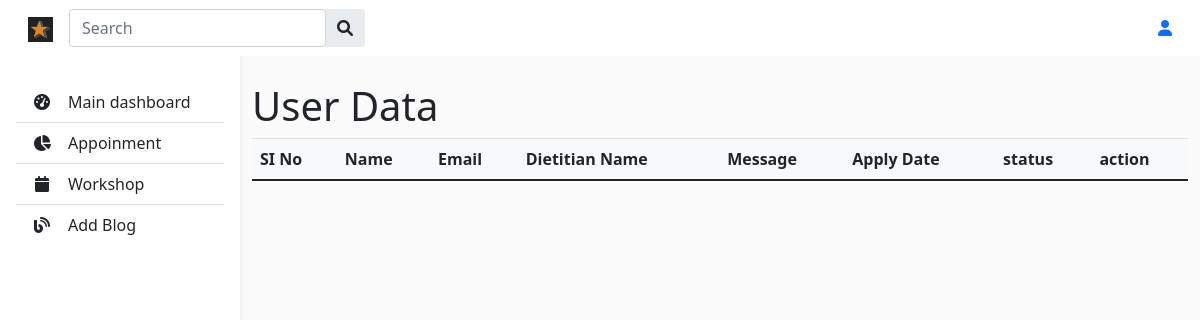
Page /Dietitians/view_appoinmrnt.php on the earlier database version.
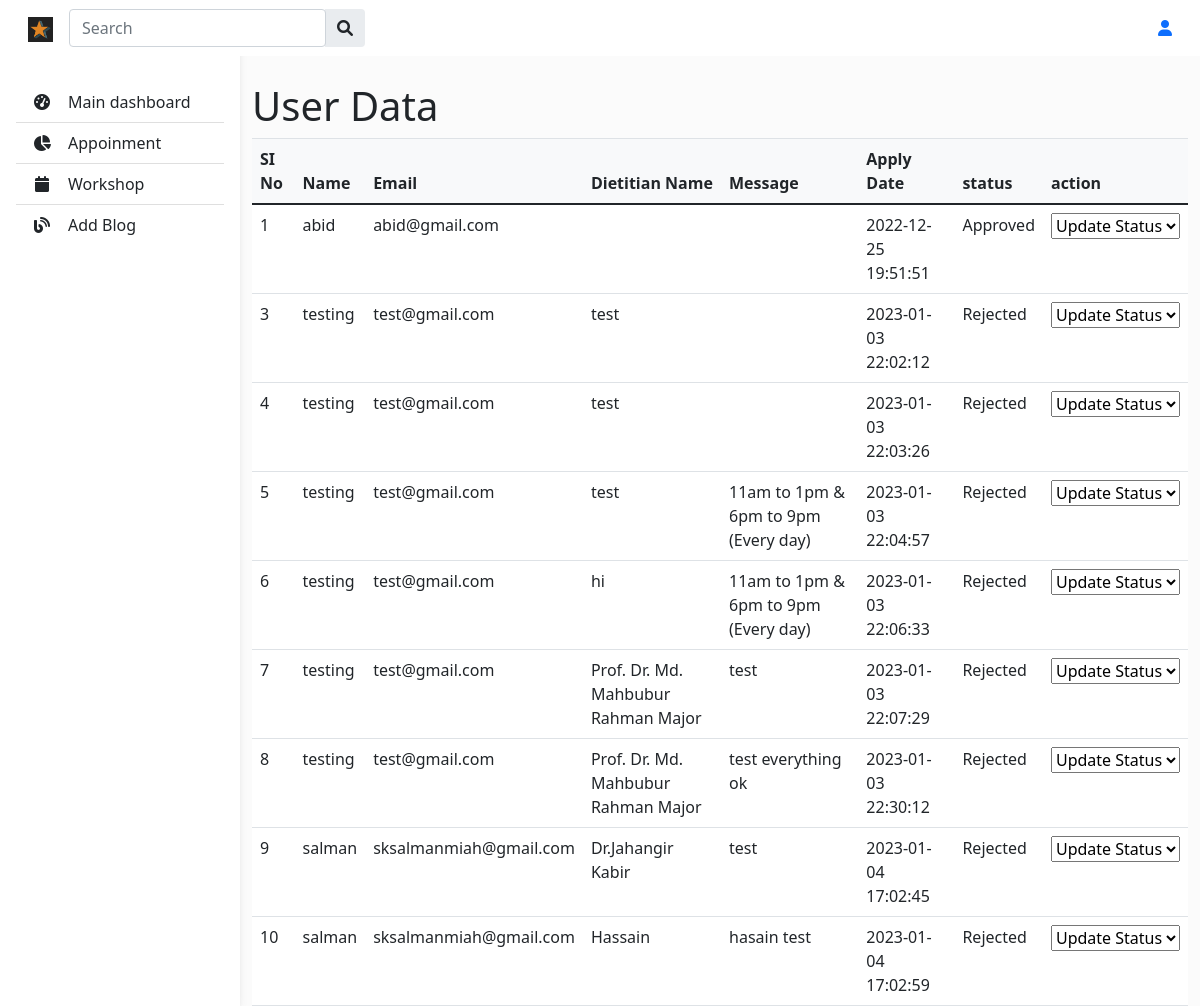
Same page on the later database version.
### tables this page shows
CREATE TABLE `appointment` (
  `id` int(10) NOT NULL,
  `username` varchar(30) NOT NULL,
  `number` varchar(15) NOT NULL,
  `email` varchar(30) NOT NULL,
  `DietitianName` varchar(250) NOT NULL,
  `drid` int(11) NOT NULL,
  `VisitingTime` varchar(250) NOT NULL,
  `Message` varchar(250) NOT NULL,
  `status` int(100) NOT NULL DEFAULT 0,
  `appointment_time` timestamp NOT NULL DEFAULT current_timestamp()
);

### Dietitians/view_appoinmrnt.php (the view, shortened to what this page needs)
<?php  include 'config.php';
 ?>
<?php include 'd_navber.php';
?>
    <main style="margin-top: 58px">
        <div class="container pt-4">
        <table class="table align-middle mb-0 bg-white">
            <h1>User Data</h1>
        <thead class="bg-light">
            <tr>
                <th>SI No</th>
                <th>Name</th>
                <th>Email</th>
                <th>Dietitian Name</th>
                <th>Message</th>
                <th>Apply Date</th>
                <th>status</th>
                <th>action</th>
            </tr>
        </thead>
        <tbody>
            <?php
            $drid=$_SESSION['user_id'];
            $sel= "SELECT * FROM appointment WHERE drid='$drid'";
            $query=$conn-> query($sel);
            while($row=$query->fetch_assoc()){
            ?>
            <tr>
                <td><?php echo $row['id']; ?></td>
                <td><?php echo $row['username']; ?></td>
                <td><?php echo $row['email']; ?></td>
                <td><?php echo $row['DietitianName']; ?></td>
                <td><?php echo $row['Message']; ?></td>
                <td><?php echo $row['appointment_time']; ?></td>
                <td><?php echo $row['status']==1?"Approved":($row['status']==2?"Pending":"Rejected") ?></td>
                <td>  <select onchange="status_update(this.options[this.selectedIndex].value,'<?php echo $row['id'] ?>')">
                                <option value="">Update Status</option>
                           </select>  </td>
            </tr>
            <?php
            }
            ?>
        </tbody>
    </table>
        </div>
    </main>
</body>
</html>

Differences in the rows shown:
now on this page (row edited): appointment: id "1", username "abid", email "abid@gmail.com", appointment_time "2022-12-25 19:51:51", status "Approved"
now on this page (row edited): appointment: id "3", username "testing", email "test@gmail.com", DietitianName "test", appointment_time "2023-01-03 22:02:12", status "Rejected"
now on this page (row edited): appointment: id "4", username "testing", email "test@gmail.com", DietitianName "test", appointment_time "2023-01-03 22:03:26", status "Rejected"
now on this page (row edited): appointment: id "5", username "testing", email "test@gmail.com", DietitianName "test", Message "11am to 1pm & 6pm to 9pm (Every day)", appointment_time "2023-01-03 22:04:57", status "Rejected"
now on this page (row edited): appointment: id "6", username "testing", email "test@gmail.com", DietitianName "hi", Message "11am to 1pm & 6pm to 9pm (Every day)", appointment_time "2023-01-03 22:06:33", status "Rejected"
now on this page (row edited): appointment: id "7", username "testing", email "test@gmail.com", DietitianName "Prof. Dr. Md. Mahbubur Rahman Major", Message "test", appointment_time "2023-01-03 22:07:29", status "Rejected"
now on this page (row edited): appointment: id "8", username "testing", email "test@gmail.com", DietitianName "Prof. Dr. Md. Mahbubur Rahman Major", Message "test everything ok", appointment_time "2023-01-03 22:30:12", status "Rejected"
added appointment: id "9", username "salman", email "sksalmanmiah@gmail.com", DietitianName "Dr.Jahangir Kabir", Message "test", appointment_time "2023-01-04 17:02:45", status "Rejected"
added appointment: id "10", username "salman", email "sksalmanmiah@gmail.com", DietitianName "Hassain", Message "hasain test", appointment_time "2023-01-04 17:02:59", status "Rejected"
